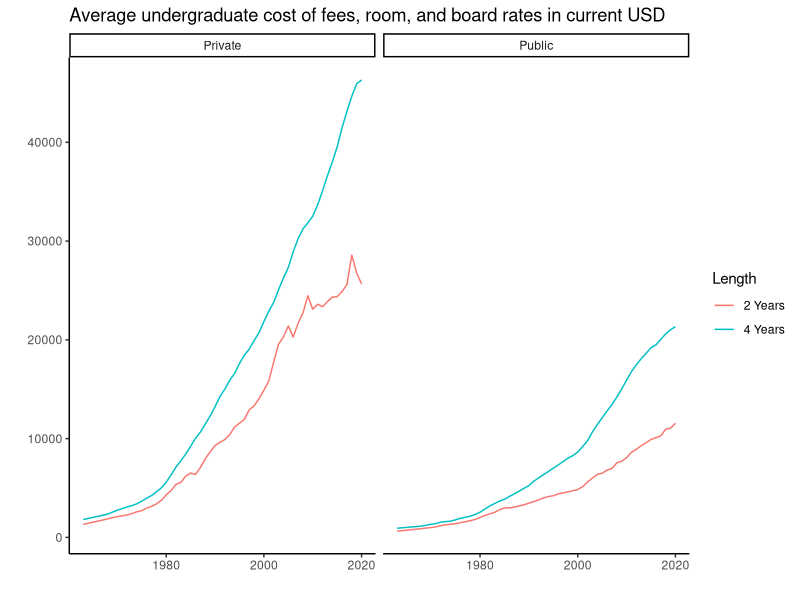
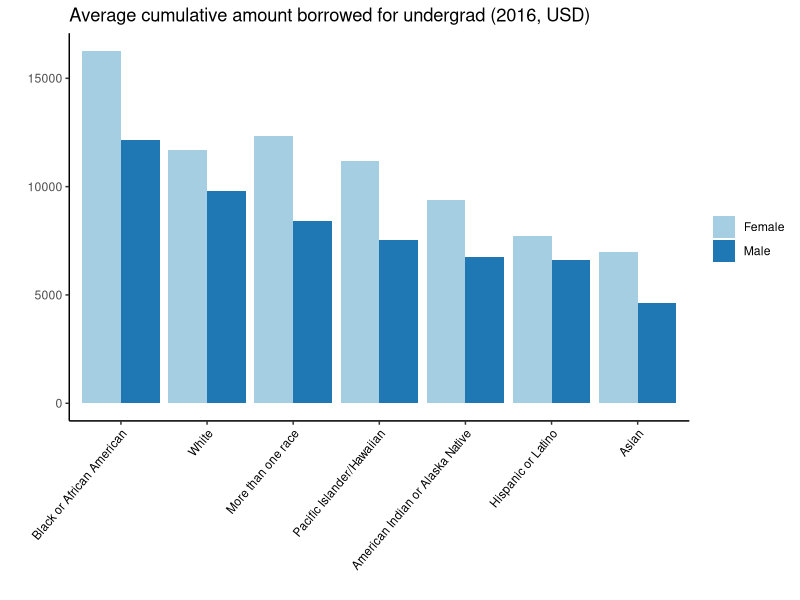
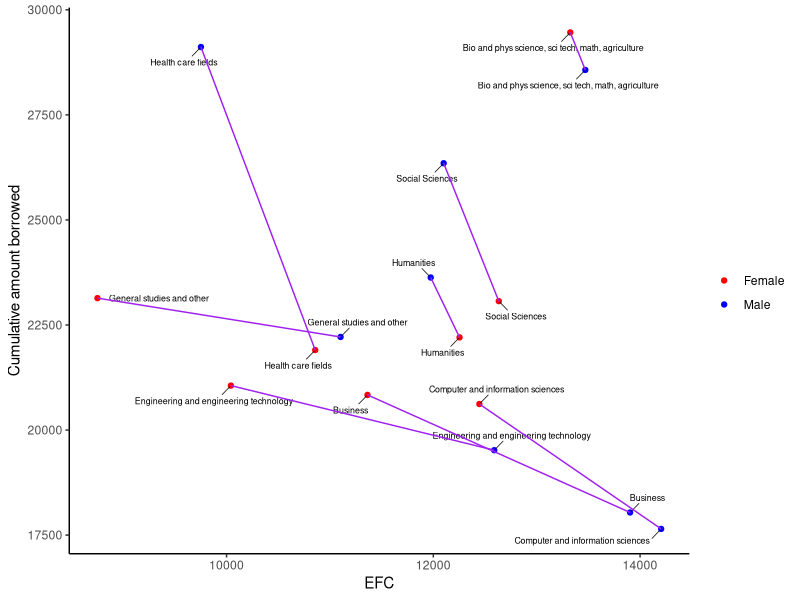
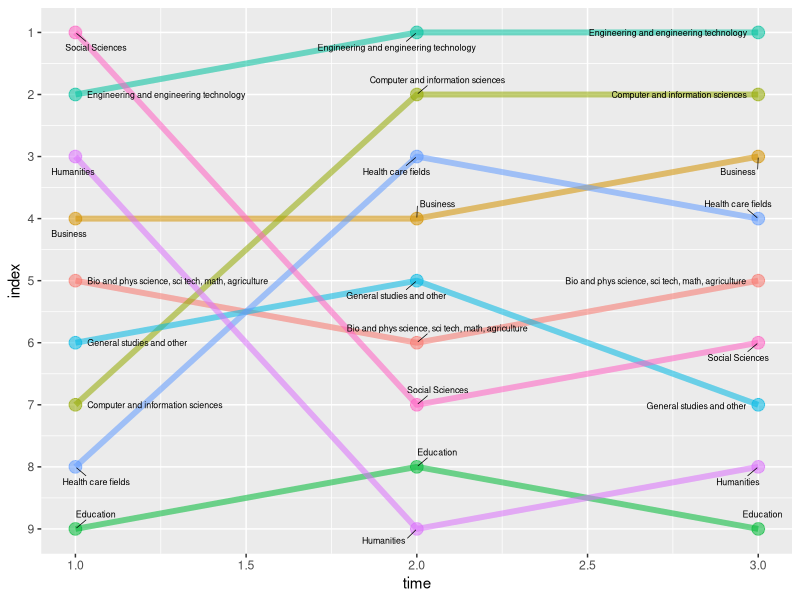

Generate these figures, in order, with R: (Note: this script raises an error after producing the figures.)
## ---- chunk 1
knitr::opts_chunk$set(echo = TRUE, message = FALSE, warning = FALSE)
## ---- chunk 2
library(tidyverse)
library(ggplot2)
library(lubridate)
library(ggrepel)
library(readxl)
## ---- chunk 3
tuition_cost <- read_excel("FP3/college_cost_over_time.xls", sheet = "Sheet1")
#head(tuition_cost)

tuition_cost %>% 
  ggplot(aes(x = Year, y = Amount, color = Length)) +
  geom_line() +
  facet_wrap(~Type) +
  theme_classic() +
  labs(title = "Average undergraduate cost of fees, room, and board rates in current USD", x = "", y = "")
## ---- chunk 4
uplift <- read_csv("statuschanges.csv")
explorerace <- read_csv("10_efc_borrow_race.csv")
exploregender <- read_csv("10_efc_borrow_gender.csv")

## ---- chunk 5
Cum_amt_borrowed_2016 <- read_excel("FP3/amt_borrowed.xlsx", sheet = "Sheet1")

Cum_amt_borrowed_2016 %>% 
  ggplot(aes(x = fct_reorder(Race, Amount, .desc = T), y = Amount, fill = Gender)) +
  geom_bar(stat="identity", position = position_dodge()) +
  theme_classic() +
  theme(axis.text.x = element_text(angle = 50, vjust = 1, hjust=1, size = 8.5, color = "black")) +
  scale_fill_brewer(palette = "Paired") +
  labs(x = "", y = "", fill = "", title = "Average cumulative amount borrowed for undergrad (2016, USD)")
## ---- chunk 6
male <- exploregender %>%
  select(field,efc_m,borr_m) %>%
  mutate(gender = "m")
  colnames(male) <- c("field","efc","borr","gender")
female <- exploregender %>%
  select(field,efc_f,borr_f) %>%
  mutate(gender = "f")
  colnames(female) <- c("field","efc","borr","gender")
final <- rbind(male,female)
final$efc <- extract_numeric(final$efc)

final %>% 
  filter(field != "Education") %>% 
  ggplot(aes(x=efc,y=borr,color=gender, group=field)) + 
    geom_point() +
    geom_text_repel(aes(label=field),
                  size=2.25,
                  box.padding = 0.5,
                  segment.size = 0.25,
                  color = "black") +
    geom_line(color="purple") +
    scale_color_manual(labels=c("Female", "Male"), values = c("red", "blue")) +
    labs(color="", x = "EFC", y = "Cumulative amount borrowed") +
    theme_classic()
## ---- chunk 7
wider <- final %>%
    pivot_wider(names_from=gender,values_from=c(efc,borr),values_fill=0,names_sort=TRUE)

wider <- wider %>%
  mutate(change_efc = (pmax(efc_f,efc_m)-pmin(efc_f,efc_m))/pmin(efc_f,efc_m),change_borr = (pmax(borr_f,borr_m)-pmin(borr_f,borr_m))/pmin(borr_f,borr_m))%>%
    mutate(elasticity = change_efc/change_borr)%>%
  mutate(borr_more = case_when(borr_m>borr_f ~ 'm',
  borr_m<borr_f ~ 'f'))

wider1 <- wider %>%
  mutate(mid_efc=(efc_f+efc_m)/2,mid_borr=(borr_f+borr_m)/2) %>% mutate(elasticity=((efc_f-efc_m)/(mid_efc))/((borr_f-borr_m)/(mid_borr)))%>%
  mutate(borr_more = case_when(borr_m>borr_f ~ 'm',
  borr_m<borr_f ~ 'f'))%>%
  arrange(elasticity)

tab<-wider1%>%
  select(field,elasticity,borr_more)
## ---- chunk 8
tabl <- "
| Field         | Elasticity    | Who borrows more  |
|---------------|:--------------|:--------------------------|
Social Sciences |	-0.3247039 |	Males	 |	
Bio and phys science, sci tech, math, agriculture |	-0.3528085 |	Females	|
Humanities |	-0.3702545 |	Males	|	
Health care fields |	-0.3794884 |	Males		|
Computer and information sciences	| -0.8496284 |	Females	|	
Business |	-1.3969944 |	Females		|
Engineering and engineering technology |	-2.9719174 |	Females	|	
| General studies and other |	-5.8112563 |	Females	|
"
cat(tabl)
## ---- chunk 9
prerank <- uplift[order(uplift$income_pre,decreasing=TRUE),]
prerank$index <- 1:nrow(prerank)
prerank$time <- 1

#efcrank <- uplift[order(uplift$efc,decreasing=TRUE),]
#efcrank$index <- 1:nrow(efcrank)
#efcrank$time <- 1

salaryrank2012 <- uplift[order(uplift$salary_2012_primary,decreasing=TRUE),]
salaryrank2012$index <- 1:nrow(salaryrank2012)
salaryrank2012$time <- 2

salaryrank2017 <- uplift[order(uplift$income_2017_gross,decreasing=TRUE),]
salaryrank2017$index <- 1:nrow(salaryrank2017)
salaryrank2017$time <- 3

efc_sal <- rbind(prerank,salaryrank2012,salaryrank2017)
## ---- chunk 10
ggplot(data = efc_sal, aes(x = time, y = index, group = field)) +
  geom_line(aes(color = field, alpha = 1), size = 2) +
  geom_point(aes(color = field, alpha = 1), size = 4) +
  scale_y_reverse(breaks = 1:nrow(efc_sal))+
  theme(legend.position = "none") +
  geom_text_repel(aes(label=field),
                  size=2.25,
                  box.padding = 0.5,
                  segment.size = 0.25,
                  color = "black")
## ---- chunk 11
salaryrank %>%
  ggplot()
## ---- chunk 12
data <- readxl::read_xlsx("11_8_data.xlsx", sheet = "salary")
conf_int <- readxl::read_xlsx("11_8_data.xlsx", sheet = "confidence_intervals")

data %>% 
  ggplot() +
  geom_bar(aes(x = fct_reorder(`Field of study: undergraduate (23 categories)`, `Primary job: Annualized salary, 2012`, .desc = T), y = `Primary job: Annualized salary, 2012`), stat = "identity", fill = "skyblue", alpha = 0.7) +
  geom_errorbar(aes(x = `Field of study: undergraduate (23 categories)`, ymin=`CI_low`, ymax=`CI_high`), width=0.4, colour="orange", alpha=0.9, size=1) +
  theme_classic() +
  theme(axis.text.x = element_text(angle = 52, vjust = 1, hjust=1, size = 5.5, color = "black")) +
  labs(x = "Undergraduate Field of Study, 2008", y = "Salary, 2012")
## ---- chunk 13
salary_by_major_2018 <- read_excel("FP3/salary_by_major_0818.xlsx")
#head(salary_by_major_2018)

salary_by_major_2018 %>% 
  filter(`Field of study: undergraduate (10 categories)` != "Undeclared") %>% 
  ggplot() +
  geom_bar(aes(x = fct_reorder(`Field of study: undergraduate (10 categories)`, `Current job, as of B&B:08/18 interview: Annualized salary`, .desc = T), y = `Current job, as of B&B:08/18 interview: Annualized salary`), stat="identity", fill = "#69b3a2", alpha = 0.7) +
  geom_errorbar(aes(x = `Field of study: undergraduate (10 categories)`, ymin=`CI_low`, ymax=`CI_high`), width=0.4, colour="orange", alpha=0.9, size=1) +
  theme_classic() +
  theme(axis.text.x = element_text(angle = 60, vjust = 1, hjust=1, size = 7, color = "black")) +
  labs(x = "Undergraduate Field of Study, 2008", y = "Current Salary in 2018", title = "")
